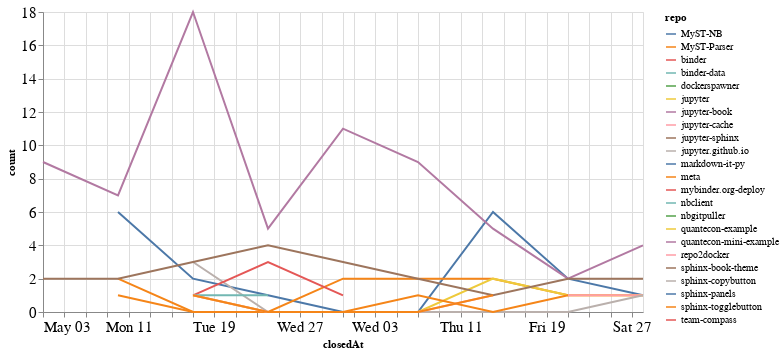

Notebook source saved alongside this figure:
### Code cell
closed_by_time = closed_by.groupby('repo').resample('W', on='closedAt').count()['author'].reset_index()
closed_by_time = closed_by_time.rename(columns={'author': 'count'})

alt.Chart(closed_by_time, width=600).mark_line().encode(
    x='closedAt',
    y='count',
    color='repo',
    tooltip="repo"
)

### Figure 1 — Vega-Lite specification as saved in the notebook (floating-point values rounded to 4 significant figures)
{"config": {"axisLeft": {"labelFontSize": 15}, "axisBottom": {"labelFontSize": 15}}, "data": {"name": "data-3ad88135151b2add311b6dcb10a9677b"}, "mark": "line", "encoding": {"color": {"type": "nominal", "field": "repo"}, "tooltip": {"type": "nominal", "field": "repo"}, "x": {"type": "temporal", "field": "closedAt"}, "y": {"type": "quantitative", "field": "count"}}, "width": 600, "$schema": "https://vega.github.io/schema/vega-lite/v4.8.1.json", "datasets": {"data-3ad88135151b2add311b6dcb10a9677b": [{"repo": "MyST-NB", "closedAt": "2020-05-10T00:00:00", "count": 6}, {"repo": "MyST-NB", "closedAt": "2020-05-17T00:00:00", "count": 2}, {"repo": "MyST-NB", "closedAt": "2020-05-24T00:00:00", "count": 1}, {"repo": "MyST-NB", "closedAt": "2020-05-31T00:00:00", "count": 0}, {"repo": "MyST-NB", "closedAt": "2020-06-07T00:00:00", "count": 0}, {"repo": "MyST-NB", "closedAt": "2020-06-14T00:00:00", "count": 6}, {"repo": "MyST-NB", "closedAt": "2020-06-21T00:00:00", "count": 2}, {"repo": "MyST-NB", "closedAt": "2020-06-28T00:00:00", "count": 1}, {"repo": "MyST-Parser", "closedAt": "2020-05-10T00:00:00", "count": 2}, {"repo": "MyST-Parser", "closedAt": "2020-05-17T00:00:00", "count": 0}, {"repo": "MyST-Parser", "closedAt": "2020-05-24T00:00:00", "count": 0}, {"repo": "MyST-Parser", "closedAt": "2020-05-31T00:00:00", "count": 2}, {"repo": "MyST-Parser", "closedAt": "2020-06-07T00:00:00", "count": 2}, {"repo": "MyST-Parser", "closedAt": "2020-06-14T00:00:00", "count": 2}, {"repo": "MyST-Parser", "closedAt": "2020-06-21T00:00:00", "count": 1}, {"repo": "MyST-Parser", "closedAt": "2020-06-28T00:00:00", "count": 1}, {"repo": "binder", "closedAt": "2020-06-28T00:00:00", "count": 1}, {"repo": "binder-data", "closedAt": "2020-06-21T00:00:00", "count": 1}, {"repo": "dockerspawner", "closedAt": "2020-06-28T00:00:00", "count": 2}, {"repo": "jupyter", "closedAt": "2020-05-17T00:00:00", "count": 1}, {"repo": "jupyter", "closedAt": "2020-05-24T00:00:00", "count": 0}, {"repo": "jupyter", "closedAt": "2020-05-31T00:00:00", "count": 0}, {"repo": "jupyter", "closedAt": "2020-06-07T00:00:00", "count": 0}, {"repo": "jupyter", "closedAt": "2020-06-14T00:00:00", "count": 2}, {"repo": "jupyter", "closedAt": "2020-06-21T00:00:00", "count": 1}, {"repo": "jupyter", "closedAt": "2020-06-28T00:00:00", "count": 1}, {"repo": "jupyter-book", "closedAt": "2020-05-03T00:00:00", "count": 9}, {"repo": "jupyter-book", "closedAt": "2020-05-10T00:00:00", "count": 7}, {"repo": "jupyter-book", "closedAt": "2020-05-17T00:00:00", "count": 18}, {"repo": "jupyter-book", "closedAt": "2020-05-24T00:00:00", "count": 5}, {"repo": "jupyter-book", "closedAt": "2020-05-31T00:00:00", "count": 11}, {"repo": "jupyter-book", "closedAt": "2020-06-07T00:00:00", "count": 9}, {"repo": "jupyter-book", "closedAt": "2020-06-14T00:00:00", "count": 5}, {"repo": "jupyter-book", "closedAt": "2020-06-21T00:00:00", "count": 2}, {"repo": "jupyter-book", "closedAt": "2020-06-28T00:00:00", "count": 4}, {"repo": "jupyter-cache", "closedAt": "2020-06-21T00:00:00", "count": 1}, {"repo": "jupyter-cache", "closedAt": "2020-06-28T00:00:00", "count": 1}, {"repo": "jupyter-sphinx", "closedAt": "2020-05-03T00:00:00", "count": 1}, {"repo": "jupyter.github.io", "closedAt": "2020-05-17T00:00:00", "count": 3}, {"repo": "jupyter.github.io", "closedAt": "2020-05-24T00:00:00", "count": 0}, {"repo": "jupyter.github.io", "closedAt": "2020-05-31T00:00:00", "count": 0}, {"repo": "jupyter.github.io", "closedAt": "2020-06-07T00:00:00", "count": 0}, {"repo": "jupyter.github.io", "closedAt": "2020-06-14T00:00:00", "count": 0}, {"repo": "jupyter.github.io", "closedAt": "2020-06-21T00:00:00", "count": 0}, {"repo": "jupyter.github.io", "closedAt": "2020-06-28T00:00:00", "count": 1}, {"repo": "markdown-it-py", "closedAt": "2020-05-10T00:00:00", "count": 2}, {"repo": "meta", "closedAt": "2020-05-10T00:00:00", "count": 1}, {"repo": "meta", "closedAt": "2020-05-17T00:00:00", "count": 0}, {"repo": "meta", "closedAt": "2020-05-24T00:00:00", "count": 0}, {"repo": "meta", "closedAt": "2020-05-31T00:00:00", "count": 0}, {"repo": "meta", "closedAt": "2020-06-07T00:00:00", "count": 1}, {"repo": "meta", "closedAt": "2020-06-14T00:00:00", "count": 0}, {"repo": "meta", "closedAt": "2020-06-21T00:00:00", "count": 1}, {"repo": "mybinder.org-deploy", "closedAt": "2020-05-17T00:00:00", "count": 1}, {"repo": "mybinder.org-deploy", "closedAt": "2020-05-24T00:00:00", "count": 3}, {"repo": "mybinder.org-deploy", "closedAt": "2020-05-31T00:00:00", "count": 1}, {"repo": "nbclient", "closedAt": "2020-05-17T00:00:00", "count": 1}, {"repo": "nbclient", "closedAt": "2020-05-24T00:00:00", "count": 1}, {"repo": "nbgitpuller", "closedAt": "2020-06-28T00:00:00", "count": 1}, {"repo": "quantecon-example", "closedAt": "2020-05-17T00:00:00", "count": 1}, {"repo": "quantecon-mini-example", "closedAt": "2020-06-21T00:00:00", "count": 1}, {"repo": "repo2docker", "closedAt": "2020-05-17T00:00:00", "count": 1}, {"repo": "repo2docker", "closedAt": "2020-05-24T00:00:00", "count": 0}, {"repo": "repo2docker", "closedAt": "2020-05-31T00:00:00", "count": 0}, {"repo": "repo2docker", "closedAt": "2020-06-07T00:00:00", "count": 0}, {"repo": "repo2docker", "closedAt": "2020-06-14T00:00:00", "count": 1}, {"repo": "sphinx-book-theme", "closedAt": "2020-05-03T00:00:00", "count": 2}, {"repo": "sphinx-book-theme", "closedAt": "2020-05-10T00:00:00", "count": 2}, {"repo": "sphinx-book-theme", "closedAt": "2020-05-17T00:00:00", "count": 3}, {"repo": "sphinx-book-theme", "closedAt": "2020-05-24T00:00:00", "count": 4}, {"repo": "sphinx-book-theme", "closedAt": "2020-05-31T00:00:00", "count": 3}, {"repo": "sphinx-book-theme", "closedAt": "2020-06-07T00:00:00", "count": 2}, {"repo": "sphinx-book-theme", "closedAt": "2020-06-14T00:00:00", "count": 1}, {"repo": "sphinx-book-theme", "closedAt": "2020-06-21T00:00:00", "count": 2}, {"repo": "sphinx-book-theme", "closedAt": "2020-06-28T00:00:00", "count": 2}, {"repo": "sphinx-copybutton", "closedAt": "2020-06-21T00:00:00", "count": 2}, {"repo": "sphinx-panels", "closedAt": "2020-05-10T00:00:00", "count": 1}, {"repo": "sphinx-togglebutton", "closedAt": "2020-05-17T00:00:00", "count": 1}, {"repo": "sphinx-togglebutton", "closedAt": "2020-05-24T00:00:00", "count": 0}, {"repo": "sphinx-togglebutton", "closedAt": "2020-05-31T00:00:00", "count": 0}, {"repo": "sphinx-togglebutton", "closedAt": "2020-06-07T00:00:00", "count": 0}, {"repo": "sphinx-togglebutton", "closedAt": "2020-06-14T00:00:00", "count": 1}, {"repo": "team-compass", "closedAt": "2020-06-28T00:00:00", "count": 2}]}}
